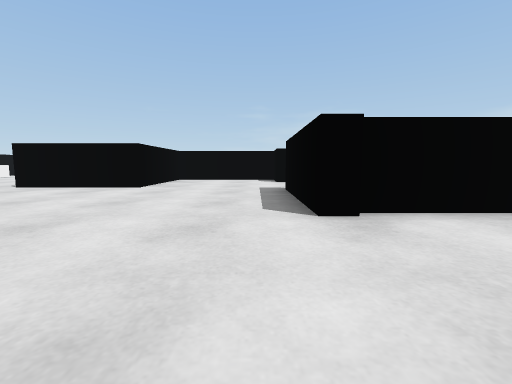
[1] (above)

14 first-person views from a walk through a scene from a Unity 3-D project. The camera is 0.49 m above the floor, tilts 6° down and sees 90° across. The floor is counted in squares, 1 m on a side. Each view is taken from the middle of a square. On the plan, view 1 faces up. The plan holds only what a view shows up to about 9 squares ahead; the rest is blank. The player is left out.

[2]
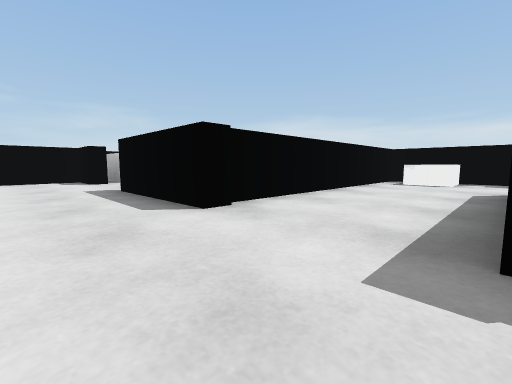

[3]
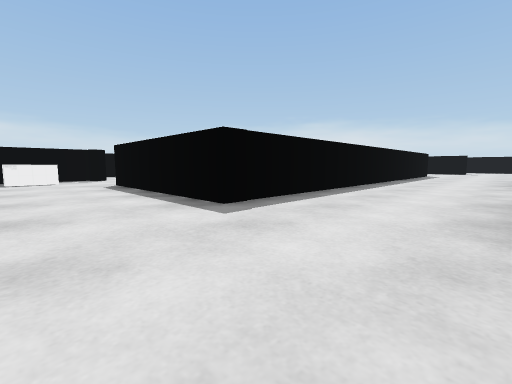

[4]
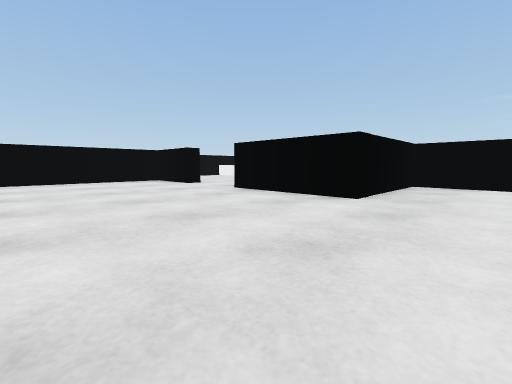

[5]
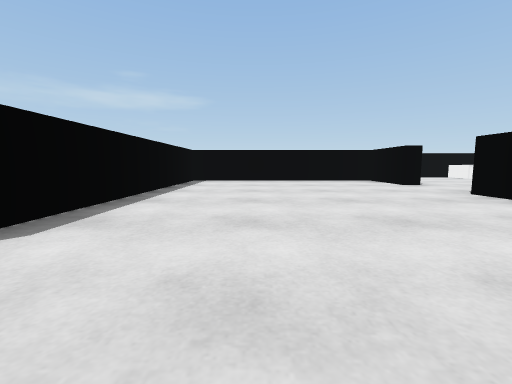

[6]
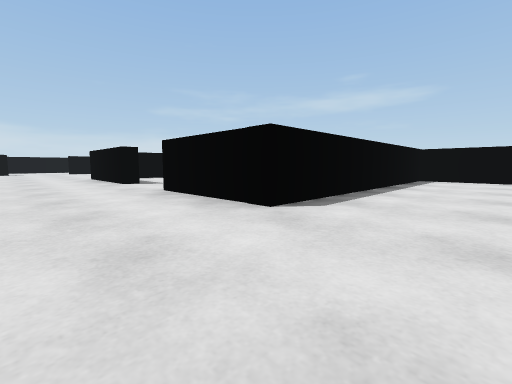

[7]
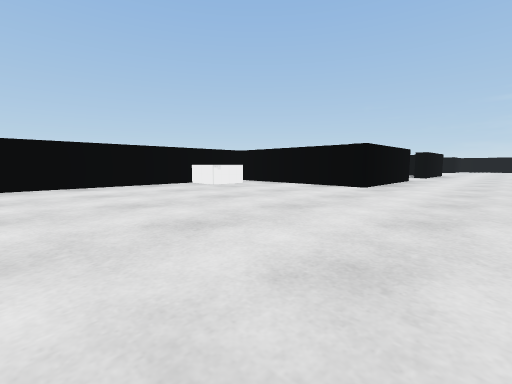

[8]
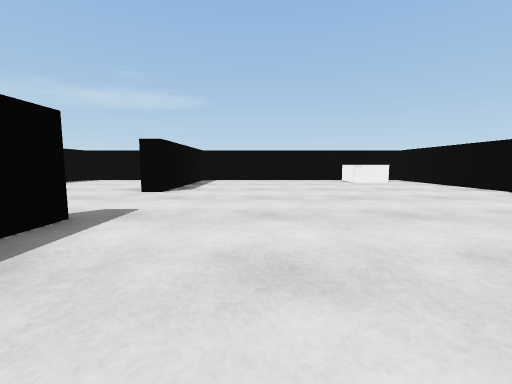

[9]
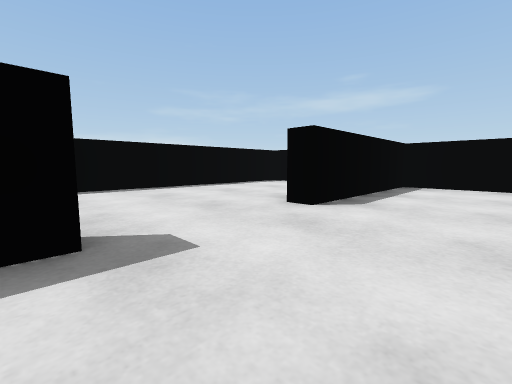

[10]
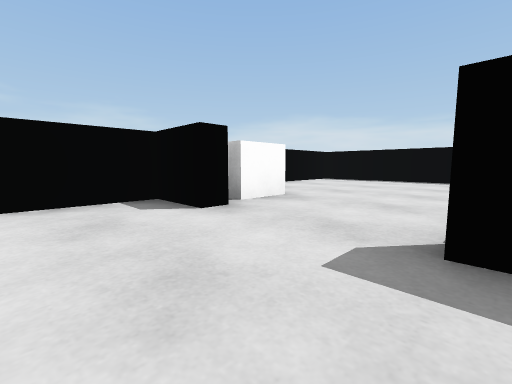

[11]
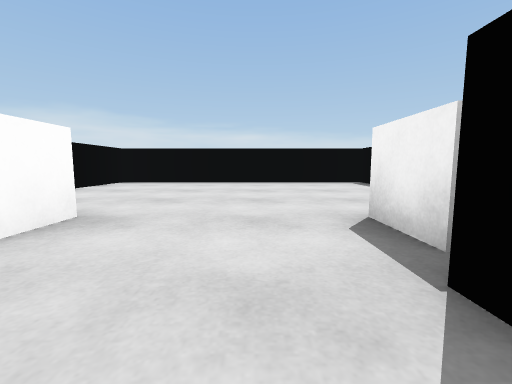

[12]
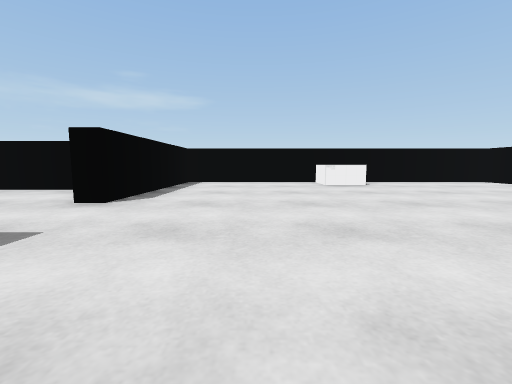

[13]
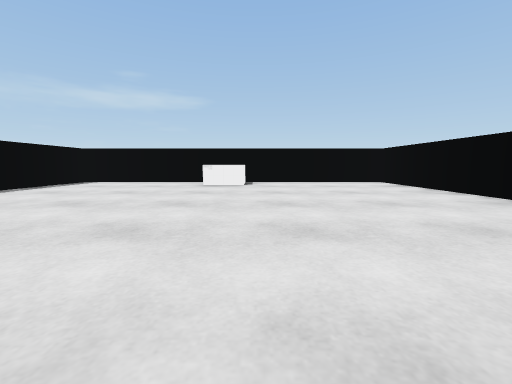

[14]
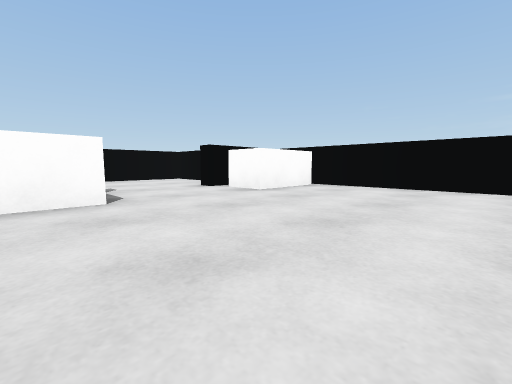

### Floor plan
Points are (right, up) in squares from view 1. A wall is a line through its corners. A room is listed if a view was taken in it or the views show most of it. See-through windows are left out.
Room 1 (views 1, 2, 3, 4, 5, 6, 7, 8, 9, 10, 11)
walls: (-2.8, -5.1) (-2.3, -5.1) (-2.3, -8.3) (-6.4, -8.3) (-6.4, -14.7) (-3.2, -14.7); (0.6, -8.2) (0.6, -3); (3.2, 0) (4.9, 0); (7.1, -0.5) (7.1, 0) (7.5, 0) (7.5, 2.6) (4, 2.6); (-7.3, 5.6) (-9.1, 5.6) (-9.1, 0) (-5.2, 0); (0.6, 7.5) (0.6, 8.6) (-2.6, 8.6) (-2.6, 5.6) (-5.4, 5.6)
ways out: opening at (-6.5, 6) to room 2; opening at (1, 6.5) to room 3; opening at (-1.5, -15); opening at (5.5, 0)
objects: other object (-6, -10); other object (7, 1) to (7, 2)
Room 2 (views 12, 13)
walls: (-7.3, 6.1) (-7.3, 5.6); (-8.2, 14.6) (-11.4, 14.6) (-11.4, 6) (-8.9, 6)
ways out: opening at (-6.5, 6) to room 1
objects: other object (-11, 10)
Room 3 (view 14)
walls: (1, 8.1) (1, 7.5) (0.6, 7.5); (6.8, 3) (7.5, 3) (7.5, 9.8) (2.2, 9.8)
ways out: opening at (1, 6.5) to room 1
objects: white block (2, 4) to (2, 5); white block (2, 8) to (2, 9)

Positions as (right, up) in squares from view 1, and headings:
1: (0, 0), facing up
2: (-1, 0), facing up-right
3: (-2, 2), facing down-right
4: (-1, 2), facing up-left
5: (-1, 2), facing left
6: (0, 2), facing down-left
7: (0, -14), facing up-left
8: (2, -13), facing left
9: (0, -13), facing down-left
10: (-1, 5), facing up-right
11: (0, 6), facing right
12: (-4, 8), facing left
13: (-4, 11), facing left
14: (6, 4), facing up-left
